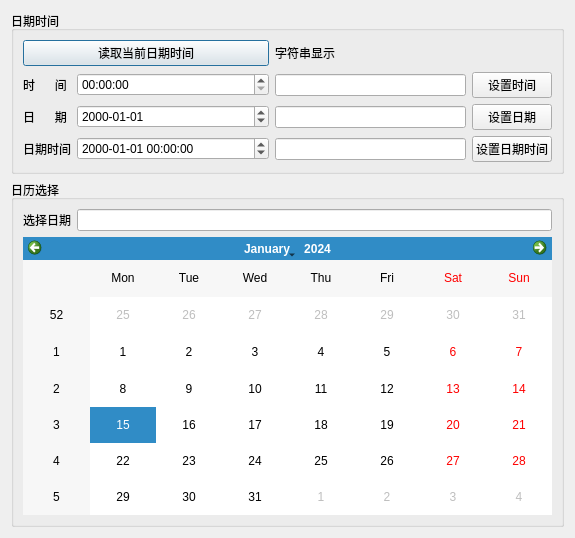
<?xml version="1.0" encoding="UTF-8"?>
<ui version="4.0">
 <class>DateTimeDialog</class>
 <widget class="QDialog" name="DateTimeDialog">
  <property name="geometry">
   <rect>
    <x>0</x>
    <y>0</y>
    <width>575</width>
    <height>538</height>
   </rect>
  </property>
  <property name="windowTitle">
   <string>DateTimeDialog</string>
  </property>
  <layout class="QGridLayout" name="gridLayout_3">
   <item row="0" column="0">
    <widget class="QGroupBox" name="groupBox">
     <property name="title">
      <string>日期时间</string>
     </property>
     <layout class="QGridLayout" name="gridLayout">
      <item row="0" column="0" colspan="2">
       <widget class="QPushButton" name="pushButton">
        <property name="text">
         <string>读取当前日期时间</string>
        </property>
       </widget>
      </item>
      <item row="0" column="2">
       <widget class="QLabel" name="label">
        <property name="text">
         <string>字符串显示</string>
        </property>
       </widget>
      </item>
      <item row="1" column="0">
       <widget class="QLabel" name="label_2">
        <property name="text">
         <string>时      间</string>
        </property>
       </widget>
      </item>
      <item row="1" column="1">
       <widget class="QTimeEdit" name="timeEdit">
        <property name="sizePolicy">
         <sizepolicy hsizetype="Minimum" vsizetype="Fixed">
          <horstretch>1</horstretch>
          <verstretch>0</verstretch>
         </sizepolicy>
        </property>
        <property name="displayFormat">
         <string>HH:mm:ss</string>
        </property>
       </widget>
      </item>
      <item row="1" column="2">
       <widget class="QLineEdit" name="lineEditTime">
        <property name="sizePolicy">
         <sizepolicy hsizetype="Expanding" vsizetype="Fixed">
          <horstretch>1</horstretch>
          <verstretch>0</verstretch>
         </sizepolicy>
        </property>
       </widget>
      </item>
      <item row="1" column="3">
       <widget class="QPushButton" name="btnSetTime">
        <property name="text">
         <string>设置时间</string>
        </property>
       </widget>
      </item>
      <item row="2" column="0">
       <widget class="QLabel" name="label_3">
        <property name="text">
         <string>日      期</string>
        </property>
       </widget>
      </item>
      <item row="2" column="1">
       <widget class="QDateEdit" name="dateEdit">
        <property name="displayFormat">
         <string>yyyy-MM-dd</string>
        </property>
       </widget>
      </item>
      <item row="2" column="2">
       <widget class="QLineEdit" name="lineEditDate"/>
      </item>
      <item row="2" column="3">
       <widget class="QPushButton" name="btnSetDate">
        <property name="text">
         <string>设置日期</string>
        </property>
       </widget>
      </item>
      <item row="3" column="0">
       <widget class="QLabel" name="label_4">
        <property name="text">
         <string>日期时间</string>
        </property>
       </widget>
      </item>
      <item row="3" column="1">
       <widget class="QDateTimeEdit" name="dateTimeEdit">
        <property name="displayFormat">
         <string>yyyy-MM-dd HH:mm:ss</string>
        </property>
       </widget>
      </item>
      <item row="3" column="2">
       <widget class="QLineEdit" name="lineEditDateTime"/>
      </item>
      <item row="3" column="3">
       <widget class="QPushButton" name="btnSetDateTim">
        <property name="text">
         <string>设置日期时间</string>
        </property>
       </widget>
      </item>
     </layout>
    </widget>
   </item>
   <item row="1" column="0">
    <widget class="QGroupBox" name="groupBox_2">
     <property name="title">
      <string>日历选择</string>
     </property>
     <layout class="QGridLayout" name="gridLayout_2">
      <item row="0" column="0">
       <widget class="QLabel" name="label_5">
        <property name="text">
         <string>选择日期</string>
        </property>
       </widget>
      </item>
      <item row="0" column="1">
       <widget class="QLineEdit" name="lineEditSelDate"/>
      </item>
      <item row="1" column="0" colspan="2">
       <widget class="QCalendarWidget" name="calendarWidget"/>
      </item>
     </layout>
    </widget>
   </item>
  </layout>
 </widget>
 <resources/>
 <connections/>
</ui>
